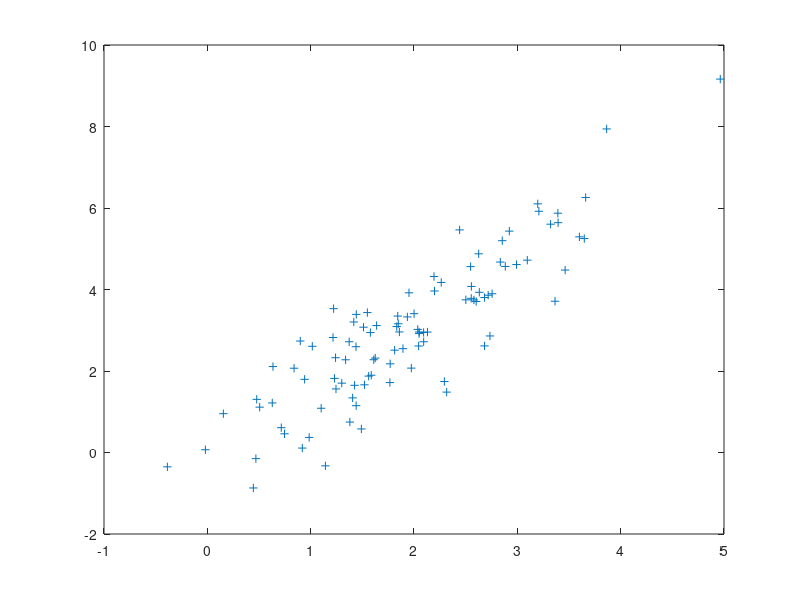

Recreate this plot in MATLAB.

%% normrnd
a1=normrnd(2,2,[2,1000]);
a2=mean(a1(1,:));
a3=mean(a1(2,:));
figure(20),clf,
hist(a1(1,:),50);
%% mvnrnd
mu = [2,3];
sigma = [1,1.5;1.5,3];
% rng default  % For reproducibility
r = mvnrnd(mu,sigma,100);
figure(20),clf,
plot(r(:,1),r(:,2),'+')
%%

% Parameter:   id =  krbEGF, name = krbEGF
	P_Para(1)=2.18503E-5;
% Parameter:   id =  kruEGF, name = kruEGF
	P_Para(2)=0.0121008;
% Parameter:   id =  krbNGF, name = krbNGF
	P_Para(3)=1.38209E-7;
% Parameter:   id =  kruNGF, name = kruNGF
	P_Para(4)=0.00723811;
% Parameter:   id =  kEGF, name = kEGF
	P_Para(5)=694.731;
% Parameter:   id =  KmEGF, name = KmEGF
	P_Para(6)=6086070.0;
% Parameter:   id =  kNGF, name = kNGF
	P_Para(7)=389.428;
% Parameter:   id =  KmNGF, name = KmNGF
	P_Para(8)=2112.66;
% Parameter:   id =  kdSos, name = kdSos
	P_Para(9)=1611.97;
% Parameter:   id =  KmdSos, name = KmdSos
	P_Para(10)=896896.0;
% Parameter:   id =  kSos, name = kSos
	P_Para(11)=32.344;
% Parameter:   id =  KmSos, name = KmSos
	P_Para(12)=35954.3;
% Parameter:   id =  kRasGap, name = kRasGap
	P_Para(13)=1509.36;
% Parameter:   id =  KmRasGap, name = KmRasGap
	P_Para(14)=1432410.0;
% Parameter:   id =  kRasToRaf1, name = kRasToRaf1
	P_Para(15)=0.884096;
% Parameter:   id =  KmRasToRaf1, name = KmRasToRaf1
	P_Para(16)=62464.6;
% Parameter:   id =  kpRaf1, name = kpRaf1
	P_Para(17)=185.759;
% Parameter:   id =  KmpRaf1, name = KmpRaf1
	P_Para(18)=4768350.0;
% Parameter:   id =  kpBRaf, name = kpBRaf
	P_Para(19)=125.089;
% Parameter:   id =  KmpBRaf, name = KmpBRaf
	P_Para(20)=157948.0;
% Parameter:   id =  kdMek, name = kdMek
	P_Para(21)=2.83243;
% Parameter:   id =  KmdMek, name = KmdMek
	P_Para(22)=518753.0;
% Parameter:   id =  kpMekCytoplasmic, name = kpMekCytoplasmic
	P_Para(23)=9.85367;
% Parameter:   id =  KmpMekCytoplasmic, name = KmpMekCytoplasmic
	P_Para(24)=1007340.0;
% Parameter:   id =  kdErk, name = kdErk
	P_Para(25)=8.8912;
% Parameter:   id =  KmdErk, name = KmdErk
	P_Para(26)=3496490.0;
% Parameter:   id =  kpP90Rsk, name = kpP90Rsk
	P_Para(27)=0.0213697;
% Parameter:   id =  KmpP90Rsk, name = KmpP90Rsk
	P_Para(28)=763523.0;
% Parameter:   id =  kPI3K, name = kPI3K
	P_Para(29)=10.6737;
% Parameter:   id =  KmPI3K, name = KmPI3K
	P_Para(30)=184912.0;
% Parameter:   id =  kPI3KRas, name = kPI3KRas
	P_Para(31)=0.0771067;
% Parameter:   id =  KmPI3KRas, name = KmPI3KRas
	P_Para(32)=272056.0;
% Parameter:   id =  kAkt, name = kAkt
	P_Para(33)=0.0566279;
% Parameter:   id =  KmAkt, name = KmAkt
	P_Para(34)=653951.0;
% Parameter:   id =  kdRaf1ByAkt, name = kdRaf1ByAkt
	P_Para(35)=15.1212;
% Parameter:   id =  KmRaf1ByAkt, name = KmRaf1ByAkt
	P_Para(36)=119355.0;
% Parameter:   id =  kC3GNGF, name = kC3GNGF
	P_Para(37)=146.912;
% Parameter:   id =  KmC3GNGF, name = KmC3GNGF
	P_Para(38)=12876.2;
% Parameter:   id =  kC3G, name = kC3G
	P_Para(39)=1.40145;
% Parameter:   id =  KmC3G, name = KmC3G
	P_Para(40)=10965.6;
% Parameter:   id =  kRapGap, name = kRapGap
	P_Para(41)=27.265;
% Parameter:   id =  KmRapGap, name = KmRapGap
	P_Para(42)=295990.0;
% Parameter:   id =  kRap1ToBRaf, name = kRap1ToBRaf
	P_Para(43)=2.20995;
% Parameter:   id =  KmRap1ToBRaf, name = KmRap1ToBRaf
	P_Para(44)=1025460.0;
% Parameter:   id =  kdRaf1, name = kdRaf1
	P_Para(45)=0.126329;
% Parameter:   id =  KmdRaf1, name = KmdRaf1
	P_Para(46)=1061.71;
% Parameter:   id =  kdBRaf, name = kdBRaf
	P_Para(47)=441.287;
% Parameter:   id =  KmdBRaf, name = KmdBRaf
	P_Para(48)=1.08795E7;
%%
    
    
    
    
    
    